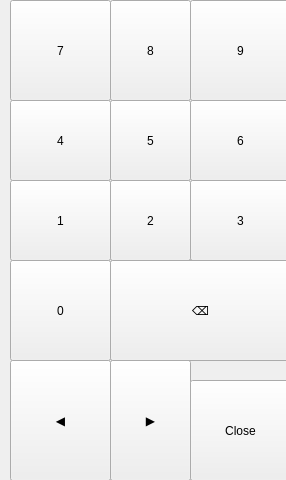
<?xml version="1.0" encoding="UTF-8"?>
<ui version="4.0">
 <class>uiKeyboardNumericWithoutUnits</class>
 <widget class="QWidget" name="uiKeyboardNumericWithoutUnits">
  <property name="geometry">
   <rect>
    <x>0</x>
    <y>0</y>
    <width>286</width>
    <height>480</height>
   </rect>
  </property>
  <property name="windowTitle">
   <string notr="true">Chronos Screen</string>
  </property>
  <widget class="Backdrop" name="backdrop">
   <property name="geometry">
    <rect>
     <x>10</x>
     <y>0</y>
     <width>281</width>
     <height>481</height>
    </rect>
   </property>
  </widget>
  <widget class="Backdrop" name="uiDropshadow">
   <property name="geometry">
    <rect>
     <x>0</x>
     <y>0</y>
     <width>10</width>
     <height>481</height>
    </rect>
   </property>
   <property name="customStyleSheet" stdset="0">
    <string>background: qlineargradient(x1:0 y1:0, x2:1 y2:0, stop:0 transparent, stop:1 rgba(0,0,0,128));</string>
   </property>
  </widget>
  <widget class="QWidget" name="uiKeyPanel" native="true">
   <property name="geometry">
    <rect>
     <x>10</x>
     <y>0</y>
     <width>281</width>
     <height>481</height>
    </rect>
   </property>
   <widget class="Button" name="uiRight">
    <property name="geometry">
     <rect>
      <x>100</x>
      <y>360</y>
      <width>81</width>
      <height>121</height>
     </rect>
    </property>
    <property name="text">
     <string>▶</string>
    </property>
    <property name="autoRepeat">
     <bool>true</bool>
    </property>
    <property name="autoRepeatDelay">
     <number>500</number>
    </property>
    <property name="clickMarginLeft" stdset="0">
     <enum>Button::none</enum>
    </property>
    <property name="clickMarginRight" stdset="0">
     <enum>Button::none</enum>
    </property>
    <property name="customStyleSheet" stdset="0">
     <string>Button { font-size: 22px; }</string>
    </property>
   </widget>
   <widget class="Button" name="uiLeft">
    <property name="geometry">
     <rect>
      <x>0</x>
      <y>360</y>
      <width>101</width>
      <height>121</height>
     </rect>
    </property>
    <property name="text">
     <string>◀</string>
    </property>
    <property name="autoRepeat">
     <bool>true</bool>
    </property>
    <property name="autoRepeatDelay">
     <number>500</number>
    </property>
    <property name="clickMarginRight" stdset="0">
     <enum>Button::none</enum>
    </property>
    <property name="customStyleSheet" stdset="0">
     <string>Button { font-size: 22px; }</string>
    </property>
   </widget>
   <widget class="Button" name="uiClose">
    <property name="geometry">
     <rect>
      <x>180</x>
      <y>380</y>
      <width>101</width>
      <height>101</height>
     </rect>
    </property>
    <property name="text">
     <string>Close</string>
    </property>
    <property name="clickMarginLeft" stdset="0">
     <enum>Button::none</enum>
    </property>
    <property name="clickMarginTop" stdset="0">
     <enum>Button::none</enum>
    </property>
    <property name="customStyleSheet" stdset="0">
     <string>Button { font-size: 22px; }</string>
    </property>
   </widget>
   <widget class="Button" name="ui0">
    <property name="geometry">
     <rect>
      <x>0</x>
      <y>260</y>
      <width>101</width>
      <height>101</height>
     </rect>
    </property>
    <property name="text">
     <string>0</string>
    </property>
    <property name="clickMarginRight" stdset="0">
     <enum>Button::none</enum>
    </property>
    <property name="clickMarginTop" stdset="0">
     <enum>Button::none</enum>
    </property>
    <property name="customStyleSheet" stdset="0">
     <string>Button { font-size: 22px; }</string>
    </property>
   </widget>
   <widget class="Button" name="ui3">
    <property name="geometry">
     <rect>
      <x>180</x>
      <y>180</y>
      <width>101</width>
      <height>81</height>
     </rect>
    </property>
    <property name="text">
     <string>3</string>
    </property>
    <property name="clickMarginLeft" stdset="0">
     <enum>Button::none</enum>
    </property>
    <property name="clickMarginTop" stdset="0">
     <enum>Button::none</enum>
    </property>
    <property name="clickMarginBottom" stdset="0">
     <enum>Button::none</enum>
    </property>
    <property name="customStyleSheet" stdset="0">
     <string>Button { font-size: 22px; }</string>
    </property>
   </widget>
   <widget class="Button" name="ui7">
    <property name="geometry">
     <rect>
      <x>0</x>
      <y>0</y>
      <width>101</width>
      <height>101</height>
     </rect>
    </property>
    <property name="text">
     <string>7</string>
    </property>
    <property name="clickMarginRight" stdset="0">
     <enum>Button::none</enum>
    </property>
    <property name="clickMarginBottom" stdset="0">
     <enum>Button::none</enum>
    </property>
    <property name="customStyleSheet" stdset="0">
     <string>Button { font-size: 22px; }</string>
    </property>
   </widget>
   <widget class="Button" name="ui8">
    <property name="geometry">
     <rect>
      <x>100</x>
      <y>0</y>
      <width>81</width>
      <height>101</height>
     </rect>
    </property>
    <property name="text">
     <string>8</string>
    </property>
    <property name="clickMarginLeft" stdset="0">
     <enum>Button::none</enum>
    </property>
    <property name="clickMarginRight" stdset="0">
     <enum>Button::none</enum>
    </property>
    <property name="clickMarginBottom" stdset="0">
     <enum>Button::none</enum>
    </property>
    <property name="customStyleSheet" stdset="0">
     <string>Button { font-size: 22px; }</string>
    </property>
   </widget>
   <widget class="Button" name="ui4">
    <property name="geometry">
     <rect>
      <x>0</x>
      <y>100</y>
      <width>101</width>
      <height>81</height>
     </rect>
    </property>
    <property name="text">
     <string>4</string>
    </property>
    <property name="clickMarginRight" stdset="0">
     <enum>Button::none</enum>
    </property>
    <property name="clickMarginTop" stdset="0">
     <enum>Button::none</enum>
    </property>
    <property name="clickMarginBottom" stdset="0">
     <enum>Button::none</enum>
    </property>
    <property name="customStyleSheet" stdset="0">
     <string>Button { font-size: 22px; }</string>
    </property>
   </widget>
   <widget class="Button" name="ui6">
    <property name="geometry">
     <rect>
      <x>180</x>
      <y>100</y>
      <width>101</width>
      <height>81</height>
     </rect>
    </property>
    <property name="text">
     <string>6</string>
    </property>
    <property name="clickMarginLeft" stdset="0">
     <enum>Button::none</enum>
    </property>
    <property name="clickMarginTop" stdset="0">
     <enum>Button::none</enum>
    </property>
    <property name="clickMarginBottom" stdset="0">
     <enum>Button::none</enum>
    </property>
    <property name="customStyleSheet" stdset="0">
     <string>Button { font-size: 22px; }</string>
    </property>
   </widget>
   <widget class="Button" name="ui9">
    <property name="geometry">
     <rect>
      <x>180</x>
      <y>0</y>
      <width>101</width>
      <height>101</height>
     </rect>
    </property>
    <property name="text">
     <string>9</string>
    </property>
    <property name="clickMarginLeft" stdset="0">
     <enum>Button::none</enum>
    </property>
    <property name="clickMarginBottom" stdset="0">
     <enum>Button::none</enum>
    </property>
    <property name="customStyleSheet" stdset="0">
     <string>Button { font-size: 22px; }</string>
    </property>
   </widget>
   <widget class="Button" name="ui2">
    <property name="geometry">
     <rect>
      <x>100</x>
      <y>180</y>
      <width>81</width>
      <height>81</height>
     </rect>
    </property>
    <property name="text">
     <string>2</string>
    </property>
    <property name="clickMarginLeft" stdset="0">
     <enum>Button::none</enum>
    </property>
    <property name="clickMarginRight" stdset="0">
     <enum>Button::none</enum>
    </property>
    <property name="clickMarginTop" stdset="0">
     <enum>Button::none</enum>
    </property>
    <property name="clickMarginBottom" stdset="0">
     <enum>Button::none</enum>
    </property>
    <property name="customStyleSheet" stdset="0">
     <string>Button { font-size: 22px; }</string>
    </property>
   </widget>
   <widget class="Button" name="ui5">
    <property name="geometry">
     <rect>
      <x>100</x>
      <y>100</y>
      <width>81</width>
      <height>81</height>
     </rect>
    </property>
    <property name="text">
     <string>5</string>
    </property>
    <property name="clickMarginLeft" stdset="0">
     <enum>Button::none</enum>
    </property>
    <property name="clickMarginRight" stdset="0">
     <enum>Button::none</enum>
    </property>
    <property name="clickMarginTop" stdset="0">
     <enum>Button::none</enum>
    </property>
    <property name="clickMarginBottom" stdset="0">
     <enum>Button::none</enum>
    </property>
    <property name="customStyleSheet" stdset="0">
     <string>Button { font-size: 22px; }</string>
    </property>
   </widget>
   <widget class="Button" name="ui1">
    <property name="geometry">
     <rect>
      <x>0</x>
      <y>180</y>
      <width>101</width>
      <height>81</height>
     </rect>
    </property>
    <property name="text">
     <string>1</string>
    </property>
    <property name="clickMarginRight" stdset="0">
     <enum>Button::none</enum>
    </property>
    <property name="clickMarginTop" stdset="0">
     <enum>Button::none</enum>
    </property>
    <property name="clickMarginBottom" stdset="0">
     <enum>Button::none</enum>
    </property>
    <property name="customStyleSheet" stdset="0">
     <string>Button { font-size: 22px; }</string>
    </property>
   </widget>
   <widget class="Button" name="uiBackspaceWide">
    <property name="geometry">
     <rect>
      <x>100</x>
      <y>260</y>
      <width>181</width>
      <height>101</height>
     </rect>
    </property>
    <property name="text">
     <string>⌫</string>
    </property>
    <property name="autoRepeat">
     <bool>true</bool>
    </property>
    <property name="autoRepeatDelay">
     <number>500</number>
    </property>
    <property name="clickMarginLeft" stdset="0">
     <enum>Button::none</enum>
    </property>
    <property name="clickMarginRight" stdset="0">
     <enum>Button::full</enum>
    </property>
    <property name="clickMarginTop" stdset="0">
     <enum>Button::none</enum>
    </property>
    <property name="customStyleSheet" stdset="0">
     <string>Button { font-size: 22px; }</string>
    </property>
   </widget>
   <widget class="Button" name="uiBackspaceNarrow">
    <property name="geometry">
     <rect>
      <x>180</x>
      <y>260</y>
      <width>101</width>
      <height>101</height>
     </rect>
    </property>
    <property name="text">
     <string>⌫</string>
    </property>
    <property name="autoRepeat">
     <bool>true</bool>
    </property>
    <property name="autoRepeatDelay">
     <number>500</number>
    </property>
    <property name="clickMarginLeft" stdset="0">
     <enum>Button::none</enum>
    </property>
    <property name="clickMarginRight" stdset="0">
     <enum>Button::full</enum>
    </property>
    <property name="clickMarginTop" stdset="0">
     <enum>Button::none</enum>
    </property>
    <property name="customStyleSheet" stdset="0">
     <string>Button { font-size: 22px; }</string>
    </property>
   </widget>
   <widget class="Button" name="uiDot">
    <property name="geometry">
     <rect>
      <x>100</x>
      <y>260</y>
      <width>81</width>
      <height>101</height>
     </rect>
    </property>
    <property name="text">
     <string>.</string>
    </property>
    <property name="clickMarginLeft" stdset="0">
     <enum>Button::none</enum>
    </property>
    <property name="clickMarginRight" stdset="0">
     <enum>Button::none</enum>
    </property>
    <property name="clickMarginTop" stdset="0">
     <enum>Button::none</enum>
    </property>
    <property name="customStyleSheet" stdset="0">
     <string>Button { font-size: 22px; }</string>
    </property>
   </widget>
   <zorder>uiRight</zorder>
   <zorder>uiLeft</zorder>
   <zorder>uiClose</zorder>
   <zorder>ui0</zorder>
   <zorder>ui3</zorder>
   <zorder>ui7</zorder>
   <zorder>ui8</zorder>
   <zorder>ui4</zorder>
   <zorder>ui6</zorder>
   <zorder>ui9</zorder>
   <zorder>ui2</zorder>
   <zorder>ui5</zorder>
   <zorder>ui1</zorder>
   <zorder>uiBackspaceNarrow</zorder>
   <zorder>uiDot</zorder>
   <zorder>uiBackspaceWide</zorder>
  </widget>
  <zorder>backdrop</zorder>
  <zorder>uiKeyPanel</zorder>
  <zorder>uiDropshadow</zorder>
 </widget>
 <customwidgets>
  <customwidget>
   <class>Backdrop</class>
   <extends>QLabel</extends>
   <header>backdrop</header>
  </customwidget>
  <customwidget>
   <class>Button</class>
   <extends>QPushButton</extends>
   <header>button</header>
  </customwidget>
 </customwidgets>
 <tabstops>
  <tabstop>ui7</tabstop>
  <tabstop>ui8</tabstop>
  <tabstop>ui9</tabstop>
  <tabstop>ui4</tabstop>
  <tabstop>ui5</tabstop>
  <tabstop>ui6</tabstop>
  <tabstop>ui1</tabstop>
  <tabstop>ui2</tabstop>
  <tabstop>ui3</tabstop>
  <tabstop>ui0</tabstop>
  <tabstop>uiLeft</tabstop>
  <tabstop>uiRight</tabstop>
  <tabstop>uiClose</tabstop>
 </tabstops>
 <resources/>
 <connections/>
</ui>
